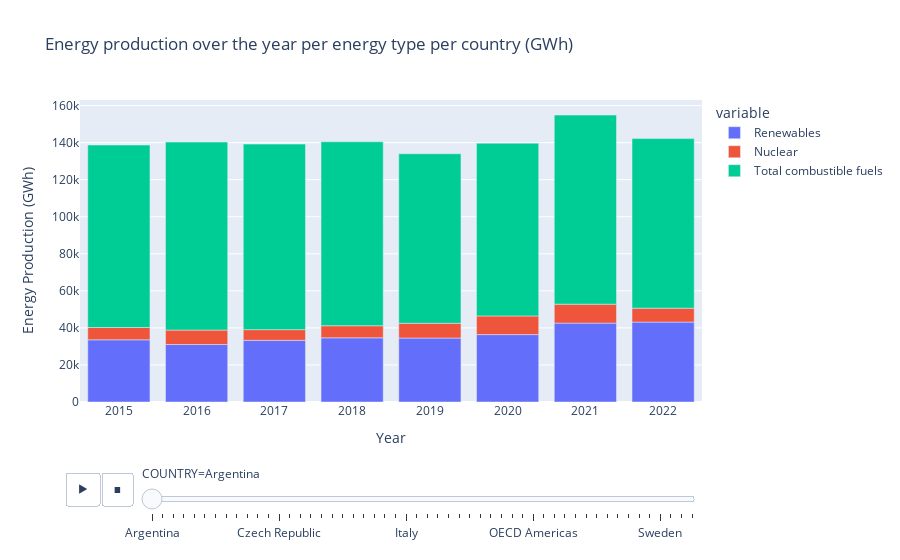

Here is the notebook cell this chart was saved with:
### Code cell
fig_2 = px.bar(data_yearly_2, x="TIME", y=["Renewables", "Nuclear",  "Total combustible fuels"], animation_frame="COUNTRY", title="Energy production over the year per energy type per country (GWh)", labels={"TIME": "Year", "value": "Energy Production (GWh)"})
fig_2['layout']['yaxis'].update(autorange = True)
fig_2.show()

### Figure 1 — Plotly figure (JSON) as saved in the notebook; plotly's stock layout.template omitted (floating-point values rounded to 4 significant figures)
{"data": [{"alignmentgroup": "True", "hovertemplate": "variable=Renewables<br>COUNTRY=Argentina<br>Year=%{x}<br>Energy Production (GWh)=%{y}<extra></extra>", "legendgroup": "Renewables", "marker": {"color": "#636efa", "pattern": {"shape": ""}}, "name": "Renewables", "offsetgroup": "Renewables", "orientation": "v", "showlegend": true, "textposition": "auto", "type": "bar", "x": [2015, 2016, 2017, 2018, 2019, 2020, 2021, 2022], "xaxis": "x", "y": [33570.0, 31010.0, 33290.0, 34650.0, 34520.0, 36390.0, 42590.0, 43140.0], "yaxis": "y"}, {"alignmentgroup": "True", "hovertemplate": "variable=Nuclear<br>COUNTRY=Argentina<br>Year=%{x}<br>Energy Production (GWh)=%{y}<extra></extra>", "legendgroup": "Nuclear", "marker": {"color": "#EF553B", "pattern": {"shape": ""}}, "name": "Nuclear", "offsetgroup": "Nuclear", "orientation": "v", "showlegend": true, "textposition": "auto", "type": "bar", "x": [2015, 2016, 2017, 2018, 2019, 2020, 2021, 2022], "xaxis": "x", "y": [6644.0, 7820.0, 5771.0, 6514.0, 7969.0, 10060.0, 10220.0, 7509.0], "yaxis": "y"}, {"alignmentgroup": "True", "hovertemplate": "variable=Total combustible fuels<br>COUNTRY=Argentina<br>Year=%{x}<br>Energy Production (GWh)=%{y}<extra></extra>", "legendgroup": "Total combustible fuels", "marker": {"color": "#00cc96", "pattern": {"shape": ""}}, "name": "Total combustible fuels", "offsetgroup": "Total combustible fuels", "orientation": "v", "showlegend": true, "textposition": "auto", "type": "bar", "x": [2015, 2016, 2017, 2018, 2019, 2020, 2021, 2022], "xaxis": "x", "y": [98500.0, 101500.0, 100200.0, 99300.0, 91520.0, 93250.0, 102000.0, 91540.0], "yaxis": "y"}], "layout": {"barmode": "relative", "legend": {"title": {"text": "variable"}, "tracegroupgap": 0}, "sliders": [{"active": 0, "currentvalue": {"prefix": "COUNTRY="}, "len": 0.9, "pad": {"b": 10, "t": 60}, "steps": [{"args": [["Argentina"], {"frame": {"duration": 0, "redraw": true}, "fromcurrent": true, "mode": "immediate", "transition": {"duration": 0, "easing": "linear"}}], "label": "Argentina", "method": "animate"}, {"args": [["Australia"], {"frame": {"duration": 0, "redraw": true}, "fromcurrent": true, "mode": "immediate", "transition": {"duration": 0, "easing": "linear"}}], "label": "Australia", "method": "animate"}, {"args": [["Austria"], {"frame": {"duration": 0, "redraw": true}, "fromcurrent": true, "mode": "immediate", "transition": {"duration": 0, "easing": "linear"}}], "label": "Austria", "method": "animate"}, {"args": [["Belgium"], {"frame": {"duration": 0, "redraw": true}, "fromcurrent": true, "mode": "immediate", "transition": {"duration": 0, "easing": "linear"}}], "label": "Belgium", "method": "animate"}, {"args": [["Brazil"], {"frame": {"duration": 0, "redraw": true}, "fromcurrent": true, "mode": "immediate", "transition": {"duration": 0, "easing": "linear"}}], "label": "Brazil", "method": "animate"}, {"args": [["Bulgaria"], {"frame": {"duration": 0, "redraw": true}, "fromcurrent": true, "mode": "immediate", "transition": {"duration": 0, "easing": "linear"}}], "label": "Bulgaria", "method": "animate"}, {"args": [["Canada"], {"frame": {"duration": 0, "redraw": true}, "fromcurrent": true, "mode": "immediate", "transition": {"duration": 0, "easing": "linear"}}], "label": "Canada", "method": "animate"}, {"args": [["Chile"], {"frame": {"duration": 0, "redraw": true}, "fromcurrent": true, "mode": "immediate", "transition": {"duration": 0, "easing": "linear"}}], "label": "Chile", "method": "animate"}, {"args": [["Colombia"], {"frame": {"duration": 0, "redraw": true}, "fromcurrent": true, "mode": "immediate", "transition": {"duration": 0, "easing": "linear"}}], "label": "Colombia", "method": "animate"}, {"args": [["Costa Rica"], {"frame": {"duration": 0, "redraw": true}, "fromcurrent": true, "mode": "immediate", "transition": {"duration": 0, "easing": "linear"}}], "label": "Costa Rica", "method": "animate"}, {"args": [["Croatia"], {"frame": {"duration": 0, "redraw": true}, "fromcurrent": true, "mode": "immediate", "transition": {"duration": 0, "easing": "linear"}}], "label": "Croatia", "method": "animate"}, {"args": [["Cyprus"], {"frame": {"duration": 0, "redraw": true}, "fromcurrent": true, "mode": "immediate", "transition": {"duration": 0, "easing": "linear"}}], "label": "Cyprus", "method": "animate"}, {"args": [["Czech Republic"], {"frame": {"duration": 0, "redraw": true}, "fromcurrent": true, "mode": "immediate", "transition": {"duration": 0, "easing": "linear"}}], "label": "Czech Republic", "method": "animate"}, {"args": [["Denmark"], {"frame": {"duration": 0, "redraw": true}, "fromcurrent": true, "mode": "immediate", "transition": {"duration": 0, "easing": "linear"}}], "label": "Denmark", "method": "animate"}, {"args": [["Estonia"], {"frame": {"duration": 0, "redraw": true}, "fromcurrent": true, "mode": "immediate", "transition": {"duration": 0, "easing": "linear"}}], "label": "Estonia", "method": "animate"}, {"args": [["Finland"], {"frame": {"duration": 0, "redraw": true}, "fromcurrent": true, "mode": "immediate", "transition": {"duration": 0, "easing": "linear"}}], "label": "Finland", "method": "animate"}, {"args": [["France"], {"frame": {"duration": 0, "redraw": true}, "fromcurrent": true, "mode": "immediate", "transition": {"duration": 0, "easing": "linear"}}], "label": "France", "method": "animate"}, {"args": [["Germany"], {"frame": {"duration": 0, "redraw": true}, "fromcurrent": true, "mode": "immediate", "transition": {"duration": 0, "easing": "linear"}}], "label": "Germany", "method": "animate"}, {"args": [["Greece"], {"frame": {"duration": 0, "redraw": true}, "fromcurrent": true, "mode": "immediate", "transition": {"duration": 0, "easing": "linear"}}], "label": "Greece", "method": "animate"}, {"args": [["Hungary"], {"frame": {"duration": 0, "redraw": true}, "fromcurrent": true, "mode": "immediate", "transition": {"duration": 0, "easing": "linear"}}], "label": "Hungary", "method": "animate"}, {"args": [["IEA Total"], {"frame": {"duration": 0, "redraw": true}, "fromcurrent": true, "mode": "immediate", "transition": {"duration": 0, "easing": "linear"}}], "label": "IEA Total", "method": "animate"}, {"args": [["Iceland"], {"frame": {"duration": 0, "redraw": true}, "fromcurrent": true, "mode": "immediate", "transition": {"duration": 0, "easing": "linear"}}], "label": "Iceland", "method": "animate"}, {"args": [["India"], {"frame": {"duration": 0, "redraw": true}, "fromcurrent": true, "mode": "immediate", "transition": {"duration": 0, "easing": "linear"}}], "label": "India", "method": "animate"}, {"args": [["Ireland"], {"frame": {"duration": 0, "redraw": true}, "fromcurrent": true, "mode": "immediate", "transition": {"duration": 0, "easing": "linear"}}], "label": "Ireland", "method": "animate"}, {"args": [["Italy"], {"frame": {"duration": 0, "redraw": true}, "fromcurrent": true, "mode": "immediate", "transition": {"duration": 0, "easing": "linear"}}], "label": "Italy", "method": "animate"}, {"args": [["Japan"], {"frame": {"duration": 0, "redraw": true}, "fromcurrent": true, "mode": "immediate", "transition": {"duration": 0, "easing": "linear"}}], "label": "Japan", "method": "animate"}, {"args": [["Korea"], {"frame": {"duration": 0, "redraw": true}, "fromcurrent": true, "mode": "immediate", "transition": {"duration": 0, "easing": "linear"}}], "label": "Korea", "method": "animate"}, {"args": [["Latvia"], {"frame": {"duration": 0, "redraw": true}, "fromcurrent": true, "mode": "immediate", "transition": {"duration": 0, "easing": "linear"}}], "label": "Latvia", "method": "animate"}, {"args": [["Lithuania"], {"frame": {"duration": 0, "redraw": true}, "fromcurrent": true, "mode": "immediate", "transition": {"duration": 0, "easing": "linear"}}], "label": "Lithuania", "method": "animate"}, {"args": [["Luxembourg"], {"frame": {"duration": 0, "redraw": true}, "fromcurrent": true, "mode": "immediate", "transition": {"duration": 0, "easing": "linear"}}], "label": "Luxembourg", "method": "animate"}, {"args": [["Malta"], {"frame": {"duration": 0, "redraw": true}, "fromcurrent": true, "mode": "immediate", "transition": {"duration": 0, "easing": "linear"}}], "label": "Malta", "method": "animate"}, {"args": [["Mexico"], {"frame": {"duration": 0, "redraw": true}, "fromcurrent": true, "mode": "immediate", "transition": {"duration": 0, "easing": "linear"}}], "label": "Mexico", "method": "animate"}, {"args": [["Netherlands"], {"frame": {"duration": 0, "redraw": true}, "fromcurrent": true, "mode": "immediate", "transition": {"duration": 0, "easing": "linear"}}], "label": "Netherlands", "method": "animate"}, {"args": [["New Zealand"], {"frame": {"duration": 0, "redraw": true}, "fromcurrent": true, "mode": "immediate", "transition": {"duration": 0, "easing": "linear"}}], "label": "New Zealand", "method": "animate"}, {"args": [["North Macedonia"], {"frame": {"duration": 0, "redraw": true}, "fromcurrent": true, "mode": "immediate", "transition": {"duration": 0, "easing": "linear"}}], "label": "North Macedonia", "method": "animate"}, {"args": [["Norway"], {"frame": {"duration": 0, "redraw": true}, "fromcurrent": true, "mode": "immediate", "transition": {"duration": 0, "easing": "linear"}}], "label": "Norway", "method": "animate"}, {"args": [["OECD Americas"], {"frame": {"duration": 0, "redraw": true}, "fromcurrent": true, "mode": "immediate", "transition": {"duration": 0, "easing": "linear"}}], "label": "OECD Americas", "method": "animate"}, {"args": [["OECD Asia Oceania"], {"frame": {"duration": 0, "redraw": true}, "fromcurrent": true, "mode": "immediate", "transition": {"duration": 0, "easing": "linear"}}], "label": "OECD Asia Oceania", "method": "animate"}, {"args": [["OECD Europe"], {"frame": {"duration": 0, "redraw": true}, "fromcurrent": true, "mode": "immediate", "transition": {"duration": 0, "easing": "linear"}}], "label": "OECD Europe", "method": "animate"}, {"args": [["OECD Total"], {"frame": {"duration": 0, "redraw": true}, "fromcurrent": true, "mode": "immediate", "transition": {"duration": 0, "easing": "linear"}}], "label": "OECD Total", "method": "animate"}, {"args": [["Poland"], {"frame": {"duration": 0, "redraw": true}, "fromcurrent": true, "mode": "immediate", "transition": {"duration": 0, "easing": "linear"}}], "label": "Poland", "method": "animate"}, {"args": [["Portugal"], {"frame": {"duration": 0, "redraw": true}, "fromcurrent": true, "mode": "immediate", "transition": {"duration": 0, "easing": "linear"}}], "label": "Portugal", "method": "animate"}, {"args": [["Republic of Turkiye"], {"frame": {"duration": 0, "redraw": true}, "fromcurrent": true, "mode": "immediate", "transition": {"duration": 0, "easing": "linear"}}], "label": "Republic of Turkiye", "method": "animate"}, {"args": [["Romania"], {"frame": {"duration": 0, "redraw": true}, "fromcurrent": true, "mode": "immediate", "transition": {"duration": 0, "easing": "linear"}}], "label": "Romania", "method": "animate"}, {"args": [["Serbia"], {"frame": {"duration": 0, "redraw": true}, "fromcurrent": true, "mode": "immediate", "transition": {"duration": 0, "easing": "linear"}}], "label": "Serbia", "method": "animate"}, {"args": [["Slovak Republic"], {"frame": {"duration": 0, "redraw": true}, "fromcurrent": true, "mode": "immediate", "transition": {"duration": 0, "easing": "linear"}}], "label": "Slovak Republic", "method": "animate"}, {"args": [["Slovenia"], {"frame": {"duration": 0, "redraw": true}, "fromcurrent": true, "mode": "immediate", "transition": {"duration": 0, "easing": "linear"}}], "label": "Slovenia", "method": "animate"}, {"args": [["Spain"], {"frame": {"duration": 0, "redraw": true}, "fromcurrent": true, "mode": "immediate", "transition": {"duration": 0, "easing": "linear"}}], "label": "Spain", "method": "animate"}, {"args": [["Sweden"], {"frame": {"duration": 0, "redraw": true}, "fromcurrent": true, "mode": "immediate", "transition": {"duration": 0, "easing": "linear"}}], "label": "Sweden", "method": "animate"}, {"args": [["Switzerland"], {"frame": {"duration": 0, "redraw": true}, "fromcurrent": true, "mode": "immediate", "transition": {"duration": 0, "easing": "linear"}}], "label": "Switzerland", "method": "animate"}, {"args": [["United Kingdom"], {"frame": {"duration": 0, "redraw": true}, "fromcurrent": true, "mode": "immediate", "transition": {"duration": 0, "easing": "linear"}}], "label": "United Kingdom", "method": "animate"}, {"args": [["United States"], {"frame": {"duration": 0, "redraw": true}, "fromcurrent": true, "mode": "immediate", "transition": {"duration": 0, "easing": "linear"}}], "label": "United States", "method": "animate"}], "x": 0.1, "xanchor": "left", "y": 0, "yanchor": "top"}], "title": {"text": "Energy production over the year per energy type per country (GWh)"}, "updatemenus": [{"buttons": [{"args": [null, {"frame": {"duration": 500, "redraw": true}, "fromcurrent": true, "mode": "immediate", "transition": {"duration": 500, "easing": "linear"}}], "label": "&#9654;", "method": "animate"}, {"args": [[null], {"frame": {"duration": 0, "redraw": true}, "fromcurrent": true, "mode": "immediate", "transition": {"duration": 0, "easing": "linear"}}], "label": "&#9724;", "method": "animate"}], "direction": "left", "pad": {"r": 10, "t": 70}, "showactive": false, "type": "buttons", "x": 0.1, "xanchor": "right", "y": 0, "yanchor": "top"}], "xaxis": {"anchor": "y", "domain": [0, 1], "title": {"text": "Year"}}, "yaxis": {"anchor": "x", "autorange": true, "domain": [0, 1], "title": {"text": "Energy Production (GWh)"}}}}
